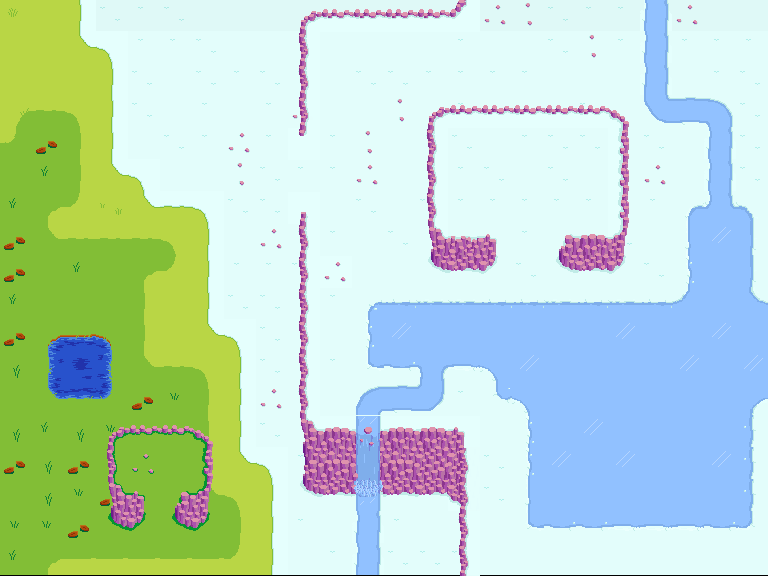

Rendered tile map (Tiled .tmx) drawn with the repository's tilesets; below, a short description and the map source with its tile grids summarised:
An orthogonal 24x18 tile map with 32x32 px tiles, 2 tile layers (Lower, Cliff) and 77 objects (32x L1: Ice, 27x L1: ProjectilePassible, 17x L1: Water, L1: Barrier).

<map version="1.0" orientation="orthogonal" renderorder="right-down" width="24" height="18" tilewidth="32" tileheight="32" nextobjectid="11">
 <properties>
  <property name="LeftMap" value="field" />
  <property name="Name" value="default" />
    <property name="DeadMap" value="Spirit_default" />
 </properties>
 <tileset firstgid="1" name="Snow" tilewidth="32" tileheight="32" tilecount="256" columns="16">
  <image source="../Tilesets/Snow.png" width="512" height="512" />
  <terraintypes>
   <terrain name="Snow" tile="-1" />
   <terrain name="Ice" tile="-1" />
   <terrain name="Dead Grass" tile="-1" />
   <terrain name="Cliff" tile="-1" />
   <terrain name="Air" tile="-1" />
   <terrain name="Grass" tile="-1" />
   <terrain name="Water" tile="-1" />
  </terraintypes>
  <tile id="0" terrain="0,0,0,0" />
  <tile id="1" terrain="0,0,0,0" />
  <tile id="2" terrain="0,0,0,0" />
  <tile id="16" terrain="0,0,0,1">
   <objectgroup draworder="index">
    <object id="1" type="L1: Ice" x="15.6364" y="32">
     <polygon points="0,0 4.74174,-11.5289 16.3636,-16.3636 16.3636,0" />
    </object>
   </objectgroup>
  </tile>
  <tile id="17" terrain="0,0,1,1">
   <objectgroup draworder="index">
    <object id="1" type="L1: Ice" x="0" y="16" width="32" height="16" />
   </objectgroup>
  </tile>
  <tile id="18" terrain="0,0,1,0">
   <objectgroup draworder="index">
    <object id="1" type="L1: Ice" x="0" y="32">
     <polygon points="0,0 0,-16.7273 11.5,-11.8802 16.7273,0" />
    </object>
   </objectgroup>
  </tile>
  <tile id="19" terrain="0,0,0,1">
   <objectgroup draworder="index">
    <object id="1" type="L1: Ice" x="15.6364" y="32">
     <polygon points="0,0 2.51033,-14.1322 16.3636,-16.3636 16.3636,0" />
    </object>
   </objectgroup>
  </tile>
  <tile id="20" terrain="0,0,1,1">
   <objectgroup draworder="index">
    <object id="1" type="L1: Ice" x="0" y="16" width="32" height="16" />
   </objectgroup>
  </tile>
  <tile id="21" terrain="0,0,1,0">
   <objectgroup draworder="index">
    <object id="1" type="L1: Ice" x="0" y="32">
     <polygon points="0,0 0,-16.3636 13.5744,-13.2955 16.3636,0" />
    </object>
   </objectgroup>
  </tile>
  <tile id="32" terrain="0,1,0,1">
   <objectgroup draworder="index">
    <object id="1" type="L1: Ice" x="16" y="0" width="16" height="32" />
   </objectgroup>
  </tile>
  <tile id="33" terrain="1,1,1,1" probability="0.1">
   <objectgroup draworder="index">
    <object id="1" type="L1: Ice" x="0" y="0" width="32" height="32" />
   </objectgroup>
  </tile>
  <tile id="34" terrain="1,0,1,0">
   <objectgroup draworder="index">
    <object id="1" type="L1: Ice" x="0" y="0" width="16" height="32" />
   </objectgroup>
  </tile>
  <tile id="35" terrain="0,1,0,1">
   <objectgroup draworder="index">
    <object id="1" type="L1: Ice" x="16" y="0" width="16" height="32" />
   </objectgroup>
  </tile>
  <tile id="36" terrain="1,1,1,1">
   <objectgroup draworder="index">
    <object id="1" type="L1: Ice" x="0" y="0" width="32" height="32" />
   </objectgroup>
  </tile>
  <tile id="37" terrain="1,0,1,0">
   <objectgroup draworder="index">
    <object id="1" type="L1: Ice" x="0" y="0" width="16" height="32" />
   </objectgroup>
  </tile>
  <tile id="48" terrain="0,1,0,0">
   <objectgroup draworder="index">
    <object id="1" type="L1: Ice" x="16.5455" y="0">
     <polygon points="0,0 15.4545,0 15.4545,15.4545 1.49277,13.9618" />
    </object>
   </objectgroup>
  </tile>
  <tile id="49" terrain="1,1,0,0">
   <objectgroup draworder="index">
    <object id="1" type="L1: Ice" x="0" y="0" width="32" height="16" />
   </objectgroup>
  </tile>
  <tile id="50" terrain="1,0,0,0">
   <objectgroup draworder="index">
    <object id="2" type="L1: Ice" x="0" y="0">
     <polygon points="0,0 14.9091,0 13.9959,13.7541 0,14.9091" />
    </object>
   </objectgroup>
  </tile>
  <tile id="51" terrain="0,1,0,0">
   <objectgroup draworder="index">
    <object id="1" type="L1: Ice" x="15.8182" y="0">
     <polygon points="0,0 16.1818,0 16.1818,16.1818 0,16.1818" />
    </object>
   </objectgroup>
  </tile>
  <tile id="52" terrain="1,1,0,0">
   <objectgroup draworder="index">
    <object id="1" type="L1: Ice" x="0" y="0" width="32" height="16" />
   </objectgroup>
  </tile>
  <tile id="53" terrain="1,0,0,0">
   <objectgroup draworder="index">
    <object id="1" type="L1: Ice" x="0" y="0">
     <polygon points="0,0 16,0 14.1818,14.2727 0,16" />
    </object>
   </objectgroup>
  </tile>
  <tile id="56" terrain="4,4,4,0">
   <objectgroup draworder="index">
    <object id="1" type="L1: ProjectilePassible" x="11.0909" y="32.3636">
     <polygon points="0,0 3.63636,-18.1818 22.5455,-20.5455 22.3636,-16.5455 9.27273,-12.5455 6.18182,0.727273" />
    </object>
   </objectgroup>
  </tile>
  <tile id="57" terrain="4,4,0,0">
   <objectgroup draworder="index">
    <object id="1" type="L1: ProjectilePassible" x="-1.81818" y="9.81818" width="34.9091" height="8.18182" />
   </objectgroup>
  </tile>
  <tile id="58" terrain="4,4,0,4">
   <objectgroup draworder="index">
    <object id="1" type="L1: ProjectilePassible" x="-0.909091" y="11.2727">
     <polygon points="0,0 15.2727,6.54545 22.9091,22.9091 16.5455,22 12,11.2727 -1.09091,6.54545" />
    </object>
   </objectgroup>
  </tile>
  <tile id="59" terrain="3,3,3,0">
   <objectgroup draworder="index">
    <object id="1" type="L1: ProjectilePassible" x="0" y="32">
     <polygon points="0,0 0,-32 32,-32 32.9091,-15.6364 19.4545,-12.3636 16.1818,0.545455" />
    </object>
   </objectgroup>
  </tile>
  <tile id="60" terrain="3,3,0,0">
   <objectgroup draworder="index">
    <object id="1" type="L1: ProjectilePassible" x="0" y="0" width="32" height="16" />
   </objectgroup>
  </tile>
  <tile id="61" terrain="3,3,0,3">
   <objectgroup draworder="index">
    <object id="1" type="L1: ProjectilePassible" x="0" y="0">
     <polygon points="0,0 32,0 32,32 15.0909,32.3636 9.09091,21.2727 -0.909091,16.3636" />
    </object>
   </objectgroup>
  </tile>
  <tile id="64" terrain="1,1,1,0">
   <objectgroup draworder="index">
    <object id="1" type="L1: Ice" x="0" y="0">
     <polygon points="0,0 0,32 16,32.1818 22.1818,19.6364 32.7273,15.2727 32,0" />
    </object>
   </objectgroup>
  </tile>
  <tile id="65" terrain="1,1,0,1">
   <objectgroup draworder="index">
    <object id="1" type="L1: Ice" x="0" y="0">
     <polygon points="0,0 32,0 32,32 17.2727,33.2727 11.8182,20.9091 -1.09091,15.2727" />
    </object>
   </objectgroup>
  </tile>
  <tile id="66" terrain="0,0,1,1" probability="0">
   <objectgroup draworder="index">
    <object id="1" type="L1: Ice" x="-1.45455" y="16.5455">
     <polygon points="0,0 6.72727,-3.63636 7.09091,-18 28.5455,-17.0909 29.8182,-2 34.7273,-0.181818 33.4545,15.4545 1.45455,15.4545" />
    </object>
   </objectgroup>
  </tile>
  <tile id="67" terrain="0,0,0,0" probability="0">
   <objectgroup draworder="index">
    <object id="1" type="L1: Ice" x="5.09091" y="-1.09091" width="21.4545" height="33.8182" />
   </objectgroup>
  </tile>
  <tile id="68" terrain="0,0,0,0" probability="0">
   <objectgroup draworder="index">
    <object id="1" type="L1: Ice" x="-0.727273" y="26.3636">
     <polygon points="0,0 3.27273,1.81818 4.54545,5.45455 28.3636,5.81818 22.3636,-17.2727 -0.545455,-23.2727" />
    </object>
   </objectgroup>
  </tile>
  <tile id="69" terrain="0,0,0,0" probability="0">
   <objectgroup draworder="index">
    <object id="1" type="L1: Ice" x="4.18182" y="31.8182">
     <polygon points="-0.545455,0.545455 5.09091,-21.6364 28.7273,-28.3636 28.3636,-4.90909 24.9091,-3.27273 22.7273,0.181818" />
    </object>
   </objectgroup>
  </tile>
  <tile id="72" terrain="4,0,4,0">
   <objectgroup draworder="index">
    <object id="1" type="L1: ProjectilePassible" x="10.3636" y="-1.81818" width="8.90909" height="34.1818" />
   </objectgroup>
  </tile>
  <tile id="73" terrain="0,0,0,0" probability="0.1" />
  <tile id="74" terrain="0,4,0,4">
   <objectgroup draworder="index">
    <object id="1" type="L1: ProjectilePassible" x="12.7273" y="-1.63636" width="8.54545" height="34.7273" />
   </objectgroup>
  </tile>
  <tile id="75" terrain="3,4,3,4">
   <objectgroup draworder="index">
    <object id="1" type="L1: ProjectilePassible" x="0" y="0" width="16" height="32" />
   </objectgroup>
  </tile>
  <tile id="76" terrain="0,0,0,0" probability="0.1" />
  <tile id="77" terrain="4,3,4,3">
   <objectgroup draworder="index">
    <object id="2" type="L1: ProjectilePassible" x="16" y="0" width="16" height="32" />
   </objectgroup>
  </tile>
  <tile id="78" terrain="0,0,0,4" />
  <tile id="79" terrain="0,0,4,0" />
  <tile id="80" terrain="1,0,1,1">
   <objectgroup draworder="index">
    <object id="1" type="L1: Ice" x="0" y="0">
     <polygon points="0,0 15.2727,-1.27273 20.1818,11.8182 33.4545,16.9091 32,32 0,32" />
    </object>
   </objectgroup>
  </tile>
  <tile id="81" terrain="0,1,1,1">
   <properties>
    <property name="PortalTo" value="default:" />
   </properties>
   <objectgroup draworder="index">
    <object id="1" type="L1: Ice" x="16.1818" y="-1.27273">
     <polygon points="0,0 15.8182,1.27273 15.8182,33.2727 -16.1818,33.2727 -17.0909,18.3636 -4.90909,12.5455" />
    </object>
   </objectgroup>
  </tile>
  <tile id="82" terrain="1,1,0,0" probability="0">
   <objectgroup draworder="index">
    <object id="1" type="L1: Ice" x="0" y="0">
     <polygon points="0,0 32,0 32.3636,16.5455 28,18.3636 27.8182,32.9091 4.18182,32.7273 3.09091,16.7273 -0.727273,14.9091" />
    </object>
   </objectgroup>
  </tile>
  <tile id="83" terrain="0,0,0,0" probability="0">
   <objectgroup draworder="index">
    <object id="2" type="L1: Ice" x="-2.72727" y="4" width="36.9091" height="23.0909" />
   </objectgroup>
  </tile>
  <tile id="84" terrain="0,0,0,0" probability="0">
   <objectgroup draworder="index">
    <object id="1" type="L1: Ice" x="-1.27273" y="4">
     <polygon points="0,0 4.36364,-1.27273 5.45455,-5.27273 29.0909,-5.63636 23.2727,18.3636 0.181818,23.4545" />
    </object>
   </objectgroup>
  </tile>
  <tile id="85" terrain="0,0,0,0" probability="0">
   <objectgroup draworder="index">
    <object id="1" type="L1: Ice" x="4.54545" y="-1.09091">
     <polygon points="0,0 6.18182,20.5455 28.5455,28.9091 28.3636,6 24.1818,4 21.6364,-0.545455" />
    </object>
   </objectgroup>
  </tile>
  <tile id="88" terrain="4,0,4,3">
   <objectgroup draworder="index">
    <object id="1" type="L1: ProjectilePassible" x="14.9091" y="32.9091">
     <polygon points="0,0 -2.72727,-34 2.90909,-33.0909 8,-25.2727 17.6364,-17.6364 18,0" />
    </object>
   </objectgroup>
  </tile>
  <tile id="89" terrain="0,0,3,3">
   <objectgroup draworder="index">
    <object id="1" type="L1: ProjectilePassible" x="0" y="16" width="32" height="16" />
   </objectgroup>
  </tile>
  <tile id="90" terrain="0,4,3,4">
   <objectgroup draworder="index">
    <object id="1" type="L1: ProjectilePassible" x="19.8182" y="-0.727273">
     <polygon points="0,0 -4,34.7273 -21.0909,34 -21.4545,16.1818 -7.45455,11.8182 -4.72727,-0.363636" />
    </object>
   </objectgroup>
  </tile>
  <tile id="91" terrain="0,0,0,3">
   <objectgroup draworder="index">
    <object id="1" type="L1: ProjectilePassible" x="14.7273" y="32.3636">
     <polygon points="0,0 4.54545,-13.2727 18,-18 17.2727,-0.363636" />
    </object>
   </objectgroup>
  </tile>
  <tile id="92" terrain="0,0,3,3">
   <objectgroup draworder="index">
    <object id="1" type="L1: ProjectilePassible" x="0" y="16" width="32" height="16" />
   </objectgroup>
  </tile>
  <tile id="93" terrain="0,0,3,0">
   <objectgroup draworder="index">
    <object id="1" type="L1: ProjectilePassible" x="-1.09091" y="14.9091">
     <polygon points="0,0 14.1818,3.45455 17.0909,17.6364 1.09091,17.0909" />
    </object>
   </objectgroup>
  </tile>
  <tile id="94" terrain="0,0,0,4" />
  <tile id="98" terrain="0,0,3,3" probability="0">
   <objectgroup draworder="index">
    <object id="1" type="L1: ProjectilePassible" x="0" y="16" width="32" height="16" />
    <object id="2" type="L1: Ice" x="4" y="-0.727273" width="23.6364" height="17.0909" />
   </objectgroup>
  </tile>
  <tile id="99" terrain="3,3,3,3" probability="0" />
  <tile id="104" terrain="4,3,4,3">
   <objectgroup draworder="index">
    <object id="1" type="L1: ProjectilePassible" x="16" y="0" width="16" height="32" />
   </objectgroup>
  </tile>
  <tile id="105" terrain="3,3,3,3" />
  <tile id="106" terrain="3,4,3,4">
   <objectgroup draworder="index">
    <object id="1" type="L1: ProjectilePassible" x="0" y="0" width="16" height="32" />
   </objectgroup>
  </tile>
  <tile id="107" terrain="0,3,0,0">
   <objectgroup draworder="index">
    <object id="1" type="L1: ProjectilePassible" x="32" y="0">
     <polygon points="0,0 0.545455,15.4545 -10.9091,12 -18,-0.727273" />
    </object>
   </objectgroup>
  </tile>
  <tile id="108" terrain="3,3,0,0">
   <objectgroup draworder="index">
    <object id="1" type="L1: ProjectilePassible" x="0" y="0" width="32" height="16" />
   </objectgroup>
  </tile>
  <tile id="109" terrain="3,0,0,0">
   <objectgroup draworder="index">
    <object id="1" type="L1: ProjectilePassible" x="16" y="-0.909091">
     <polygon points="0,0 -4,12 -17.6364,16.7273 -16,0.909091" />
    </object>
   </objectgroup>
  </tile>
  <tile id="110" terrain="0,4,0,0" />
  <tile id="111" terrain="0,0,4,0" />
  <tile id="114" terrain="3,3,3,3" probability="0" />
  <tile id="115" terrain="3,3,0,0" probability="0">
   <objectgroup draworder="index">
    <object id="2" type="L1: ProjectilePassible" x="0" y="0" width="32" height="16" />
    <object id="5" type="L1: Ice" x="3.81818" y="14.9091" width="23.6364" height="18" />
   </objectgroup>
  </tile>
  <tile id="120" terrain=",3,3,3">
   <objectgroup draworder="index">
    <object id="1" type="L1: ProjectilePassible" x="-1.81818" y="15.2727">
     <polygon points="0,0 14.3636,-2.54545 19.0909,-16.7273 33.8182,-15.2727 33.8182,16.7273 1.81818,16.7273" />
    </object>
   </objectgroup>
  </tile>
  <tile id="121" terrain="3,3,3,3" />
  <tile id="122" terrain="3,,3,3">
   <objectgroup draworder="index">
    <object id="1" type="L1: ProjectilePassible" x="15.2727" y="-1.45455">
     <polygon points="0,0 3.27273,13.4545 18.1818,16.9091 16.7273,33.4545 -15.2727,33.4545 -15.2727,1.45455" />
    </object>
   </objectgroup>
  </tile>
  <tile id="123" terrain="0,4,0,0">
   <objectgroup draworder="index">
    <object id="1" type="L1: ProjectilePassible" x="19.6364" y="-1.09091">
     <polygon points="0,0 3.27273,8.36364 13.2727,13.4545 12.7273,17.6364 -1.27273,13.0909 -7.09091,0.363636" />
    </object>
   </objectgroup>
  </tile>
  <tile id="124" terrain="4,0,0,0">
   <objectgroup draworder="index">
    <object id="1" type="L1: ProjectilePassible" x="18.9091" y="-1.27273">
     <polygon points="0,0 -5.63636,13.0909 -20.5455,20.1818 -20.5455,14 -11.0909,9.09091 -6.54545,-1.27273" />
    </object>
   </objectgroup>
  </tile>
  <tile id="125" terrain="0,4,0,0" />
  <tile id="126" terrain="4,0,0,0" />
  <tile id="127" terrain="4,0,0,0" />
  <tile id="128" terrain="0,0,0,2" />
  <tile id="129" terrain="0,0,2,2" />
  <tile id="130" terrain="0,0,2,0" />
  <tile id="131" terrain="2,2,2,5" />
  <tile id="132" terrain="2,2,5,5" />
  <tile id="133" terrain="2,2,5,2" />
  <tile id="134" terrain="6,6,6,5">
   <objectgroup draworder="index">
    <object id="1" name="Water" type="L1: Water" x="0" y="32">
     <polygon points="0,0 15.5455,0.727273 21.0909,-12.9091 32.6364,-18.5454 32,-32 0,-32" />
    </object>
   </objectgroup>
  </tile>
  <tile id="135" terrain="6,6,5,5">
   <objectgroup draworder="index">
    <object id="1" name="Water" type="L1: Water" x="0" y="0" width="32" height="16" />
   </objectgroup>
  </tile>
  <tile id="136" terrain="6,6,5,6">
   <objectgroup draworder="index">
    <object id="1" name="Water" type="L1: Water" x="-0.454545" y="15.5455">
     <polygon points="-0.545455,-0.636364 11.2727,5 17.5455,17.3636 32.4545,16.4545 32.4545,-15.5455 0.454545,-15.5455" />
    </object>
   </objectgroup>
  </tile>
  <tile id="144" terrain="0,2,0,2" />
  <tile id="145" terrain="2,2,2,2" />
  <tile id="146" terrain="2,0,2,0" />
  <tile id="147" terrain="2,5,2,5" />
  <tile id="148" terrain="5,5,5,5" />
  <tile id="149" terrain="5,2,5,2" />
  <tile id="150" terrain="6,5,6,5">
   <objectgroup draworder="index">
    <object id="1" name="Water" type="L1: Water" x="0" y="0" width="16" height="32" />
   </objectgroup>
  </tile>
  <tile id="151" terrain="5,5,5,5" />
  <tile id="152" terrain="5,6,5,6">
   <objectgroup draworder="index">
    <object id="1" name="Water" type="L1: Water" x="16" y="0" width="16" height="32" />
   </objectgroup>
  </tile>
  <tile id="160" terrain="0,2,0,0" />
  <tile id="161" terrain="2,2,0,0" />
  <tile id="162" terrain="2,0,0,0" />
  <tile id="163" terrain="2,5,2,2" />
  <tile id="164" terrain="5,5,2,2" />
  <tile id="165" terrain="5,2,2,2" />
  <tile id="166" terrain="6,5,6,6">
   <objectgroup draworder="index">
    <object id="1" name="Water" type="L1: Water" x="0" y="32">
     <polygon points="0,0 32,0 33.0909,-13.9091 21.9091,-19.9091 15.3636,-32.7273 0,-32" />
    </object>
   </objectgroup>
  </tile>
  <tile id="167" terrain="5,5,6,6">
   <objectgroup draworder="index">
    <object id="1" name="Water" type="L1: Water" x="0" y="16" width="32" height="16" />
   </objectgroup>
  </tile>
  <tile id="168" terrain="5,6,6,6">
   <objectgroup draworder="index">
    <object id="2" name="Water" type="L1: Water" x="0" y="32">
     <polygon points="0,0 32,0 32,-32 16.8181,-32.6363 11.6364,-20.5455 -1,-15" />
    </object>
   </objectgroup>
  </tile>
  <tile id="176" terrain="2,2,2,0" />
  <tile id="177" terrain="2,2,0,2" />
  <tile id="178" terrain="2,2,2,2" />
  <tile id="179" terrain="5,5,5,2" />
  <tile id="180" terrain="5,5,2,5" />
  <tile id="181" terrain="5,5,5,5" />
  <tile id="182" terrain="5,5,5,6">
   <objectgroup draworder="index">
    <object id="9" name="Water" type="L1: Water" x="23.5858" y="32">
     <polygon points="-8.04031,0 -2.66451,-11.032 8.41424,-16.4545 8.41424,0" />
    </object>
   </objectgroup>
  </tile>
  <tile id="183" terrain="5,5,6,5">
   <objectgroup draworder="index">
    <!-- 1 objects omitted --></objectgroup>
  </tile>
  <tile id="184" terrain="6,6,6,6">
   <objectgroup draworder="index">
    <!-- 1 objects omitted --></objectgroup>
  </tile>
  <tile id="192" terrain="2,0,2,2" />
  <tile id="193" terrain="0,2,2,2" />
  <tile id="194" terrain="2,2,2,2" />
  <tile id="195" terrain="5,2,5,5" />
  <tile id="196" terrain="2,5,5,5" />
  <tile id="197" terrain="5,5,5,5" />
  <tile id="198" terrain="5,6,5,5">
   <objectgroup draworder="index">
    <!-- 1 objects omitted --></objectgroup>
  </tile>
  <tile id="199" terrain="6,5,5,5">
   <objectgroup draworder="index">
    <!-- 1 objects omitted --></objectgroup>
  </tile>
  <tile id="200" terrain="6,6,6,6">
   <objectgroup draworder="index">
    <!-- 1 objects omitted --></objectgroup>
  </tile>
  <tile id="208" terrain="2,2,2,2" />
  <tile id="209" terrain="2,2,2,2" />
  <tile id="210" terrain="2,2,2,2" />
  <tile id="211" terrain="5,5,5,5" />
  <tile id="212" terrain="5,5,5,5" />
  <tile id="213" terrain="5,5,5,5" />
  <tile id="214" terrain="6,6,6,6">
   <objectgroup draworder="index">
    <!-- 1 objects omitted --></objectgroup>
  </tile>
  <tile id="215" terrain="6,6,6,6">
   <objectgroup draworder="index">
    <!-- 1 objects omitted --></objectgroup>
  </tile>
  <tile id="216" terrain="6,6,6,6">
   <objectgroup draworder="index">
    <!-- 1 objects omitted --></objectgroup>
  </tile>
 </tileset>
 <layer name="Lower" width="24" height="18" offsetx="0" offsety="-1">
  <data>[432 cells, 432 non-empty, 76 distinct tile ids]</data>
 </layer>
 <layer name="Cliff" width="24" height="18">
  <data>[432 cells, 64 non-empty, 31 distinct tile ids]</data>
 </layer>
 <objectgroup name="Portals">
  <!-- 1 objects omitted --></objectgroup>
</map>
<!-- 9 of 77 objects omitted -->
